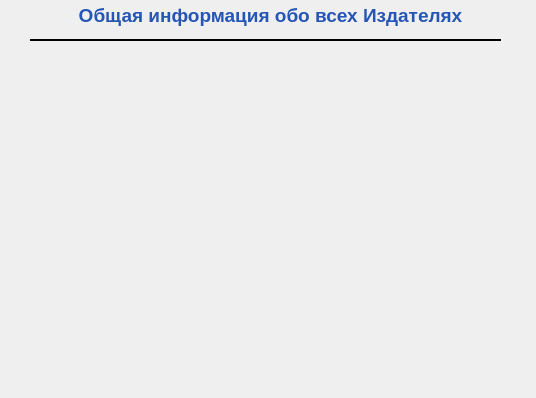
<?xml version="1.0" encoding="UTF-8"?>
<ui version="4.0">
 <class>TableAllPublisherWindow</class>
 <widget class="QWidget" name="TableAllPublisherWindow">
  <property name="windowModality">
   <enum>Qt::WindowModal</enum>
  </property>
  <property name="geometry">
   <rect>
    <x>0</x>
    <y>0</y>
    <width>536</width>
    <height>398</height>
   </rect>
  </property>
  <property name="sizePolicy">
   <sizepolicy hsizetype="Fixed" vsizetype="Fixed">
    <horstretch>0</horstretch>
    <verstretch>0</verstretch>
   </sizepolicy>
  </property>
  <property name="minimumSize">
   <size>
    <width>100</width>
    <height>100</height>
   </size>
  </property>
  <property name="maximumSize">
   <size>
    <width>536</width>
    <height>398</height>
   </size>
  </property>
  <property name="windowTitle">
   <string>List Publishers</string>
  </property>
  <property name="windowIcon">
   <iconset resource="../../Icons/MyIcons.qrc">
    <normaloff>:/MyIcons/ListPublisher.jpg</normaloff>:/MyIcons/ListPublisher.jpg</iconset>
  </property>
  <widget class="Line" name="line_2">
   <property name="geometry">
    <rect>
     <x>30</x>
     <y>30</y>
     <width>471</width>
     <height>20</height>
    </rect>
   </property>
   <property name="frameShadow">
    <enum>QFrame::Plain</enum>
   </property>
   <property name="lineWidth">
    <number>2</number>
   </property>
   <property name="orientation">
    <enum>Qt::Horizontal</enum>
   </property>
  </widget>
  <widget class="QLabel" name="titleTable">
   <property name="geometry">
    <rect>
     <x>60</x>
     <y>0</y>
     <width>421</width>
     <height>31</height>
    </rect>
   </property>
   <property name="text">
    <string>&lt;html&gt;&lt;head/&gt;&lt;body&gt;&lt;p align=&quot;center&quot;&gt;&lt;span style=&quot; font-size:14pt; font-weight:600; color:#2555b5;&quot;&gt;Общая информация обо всех Издателях&lt;/span&gt;&lt;/p&gt;&lt;/body&gt;&lt;/html&gt;</string>
   </property>
  </widget>
 </widget>
 <resources>
  <include location="../../Icons/MyIcons.qrc"/>
 </resources>
 <connections/>
</ui>
